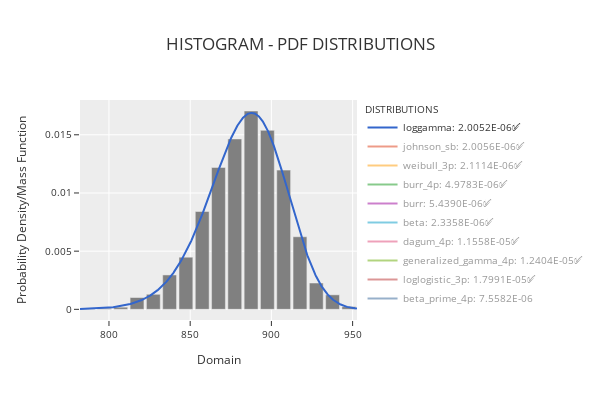

The notebook cell this image was saved under:
### Code cell
phitter.plot_histogram_distributions()

### Figure 1 — Plotly figure (JSON) as saved in the notebook; plotly's stock layout.template omitted (floating-point values rounded to 4 significant figures; data arrays with more than 128 entries replaced by an {"elided": "..."} marker saying what was removed)
{"data": [{"marker": {"color": "rgba(128,128,128,1)"}, "name": "Data", "showlegend": false, "type": "bar", "x": [787.2, 797.2, 807.2, 817.3, 827.3, 837.3, 847.4, 857.4, 867.4, 877.5, 887.5, 897.5, 907.6, 917.6, 927.6, 937.7, 947.7], "y": [4.619e-05, 9.238e-05, 0.0001848, 0.001016, 0.001293, 0.002956, 0.004481, 0.008407, 0.01219, 0.01464, 0.01704, 0.01538, 0.01196, 0.006236, 0.002263, 0.001247, 0.000231]}, {"line": {"color": "#3366CC", "width": 2}, "mode": "lines", "name": "loggamma: 2.0052E-06✅", "type": "scatter", "visible": true, "x": {"elided": "1000 float values"}, "y": {"elided": "1000 float values"}}, {"line": {"color": "#DC3912", "width": 2}, "mode": "lines", "name": "johnson_sb: 2.0056E-06✅", "type": "scatter", "visible": "legendonly", "x": {"elided": "1000 float values"}, "y": {"elided": "1000 float values"}}, {"line": {"color": "#FF9900", "width": 2}, "mode": "lines", "name": "weibull_3p: 2.1114E-06✅", "type": "scatter", "visible": "legendonly", "x": {"elided": "1000 float values"}, "y": {"elided": "1000 float values"}}, {"line": {"color": "#109618", "width": 2}, "mode": "lines", "name": "burr_4p: 4.9783E-06✅", "type": "scatter", "visible": "legendonly", "x": {"elided": "1000 float values"}, "y": {"elided": "1000 float values"}}, {"line": {"color": "#990099", "width": 2}, "mode": "lines", "name": "burr: 5.4390E-06✅", "type": "scatter", "visible": "legendonly", "x": {"elided": "1000 float values"}, "y": {"elided": "1000 float values"}}, {"line": {"color": "#0099C6", "width": 2}, "mode": "lines", "name": "beta: 2.3358E-06✅", "type": "scatter", "visible": "legendonly", "x": {"elided": "1000 float values"}, "y": {"elided": "1000 float values"}}, {"line": {"color": "#DD4477", "width": 2}, "mode": "lines", "name": "dagum_4p: 1.1558E-05✅", "type": "scatter", "visible": "legendonly", "x": {"elided": "1000 float values"}, "y": {"elided": "1000 float values"}}, {"line": {"color": "#66AA00", "width": 2}, "mode": "lines", "name": "generalized_gamma_4p: 1.2404E-05✅", "type": "scatter", "visible": "legendonly", "x": {"elided": "1000 float values"}, "y": {"elided": "1000 float values"}}, {"line": {"color": "#B82E2E", "width": 2}, "mode": "lines", "name": "loglogistic_3p: 1.7991E-05✅", "type": "scatter", "visible": "legendonly", "x": {"elided": "1000 float values"}, "y": {"elided": "1000 float values"}}, {"line": {"color": "#316395", "width": 2}, "mode": "lines", "name": "beta_prime_4p: 7.5582E-06", "type": "scatter", "visible": "legendonly", "x": {"elided": "1000 float values"}, "y": {"elided": "1000 float values"}}], "layout": {"bargap": 0.15, "height": 400, "legend": {"font": {"size": 10}, "orientation": "v", "title": {"font": {"size": 10}, "text": "DISTRIBUTIONS"}, "xanchor": "left", "y": 1, "yanchor": "auto"}, "title": {"text": "HISTOGRAM - PDF DISTRIBUTIONS"}, "width": 600, "xaxis": {"tickfont": {"size": 10}, "title": {"font": {"size": 12}, "text": "Domain"}}, "yaxis": {"tickfont": {"size": 10}, "title": {"font": {"size": 12}, "text": "Probability Density/Mass Function"}}}}
